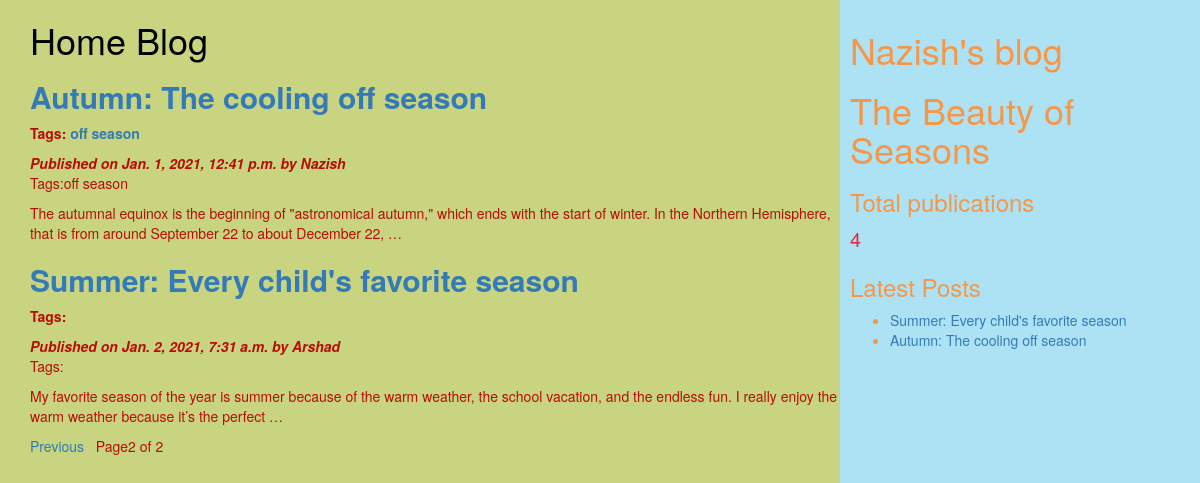
Screenshot of /?page=2 with the database file from the repository.
### myapp/models.py (models this page shows, shortened)
class Post(models.Model):
        tags=TaggableManager()
        STATUS_CHOICE=(('draft','Draft'),('published','Published'))
        title=models.CharField(max_length=200)
        slug=models.SlugField(max_length=50,unique_for_date='publish')
        author=models.ForeignKey(User,related_name='blog_posts',on_delete=models.CASCADE)
        body=models.TextField()
        publish=models.DateTimeField(default=timezone.now)
        created=models.DateTimeField(auto_now_add=True)
        updates=models.DateTimeField(auto_now=True)
        status=models.CharField(max_length=20,choices=STATUS_CHOICE,default='draft')
        objects=CustomManager()#create the object w.r.t the specification of CustomManager class
        class Meta:
            ordering=('publish',)
        def get_absolute_url(self):
            return reverse('post_detail',args=[self.publish.year,self.publish.strftime('%m'),self.publish.strftime('%d'),self.slug])#post_detail is the reverse name which is given in urls.py

### myapp/views.py (the view)
# urls.py: url(r'^$',views.post_list_view),
def post_list_view(request,tag_slug=None):
    post_list=Post.objects.all()#to get all the records
    tag=None
    if tag_slug:
        tag=get_object_or_404(Tag,slug=tag_slug)#provided slug
        post_list=post_list.filter(tags__in=[tag])#list out all the post based on the condition that if the post are in tag object
    paginator=Paginator(post_list,2)
    page_number=request.GET.get('page')
    try:
        post_list=paginator.page(page_number)
    except PageNotAnInteger:
        post_list=paginator.page(1)
    except EmptyPage:
        post_list=paginator.page(paginator.num_pages)
    d={'post_list':post_list,'tag':tag}
    return render(request,'myapp/post_list.html',d)

### myapp/models.py (called while the page is built)
    def get_queryset(self):
        return super().get_queryset().filter(status='published') #calling the method i.e get_queryset() that is present in parent class and that parent class is models.manager

### myapp/templatetags/mytags.py (called while the page is built)
@register.simple_tag#using register variable we are accessing simple_tag
def total_posts():
    return Post.objects.count()#returns totak number of posts

@register.inclusion_tag ('myapp/latest_post.html')
def show_latest_posts(count=2):
    latest_posts=Post.objects.order_by('-publish')[:count]
    return {'latest_posts':latest_posts}

### templates/myapp/post_list.html (shortened to what this page needs)
<html>
    {%extends "myapp/parent.html" %}
        {% block content_block %}
        <h1 style="color:black"> Home Blog</h1>
        {% for post in post_list%}
        <a href="{{post.get_absolute_url}}"><h2><b>{{post.title}}</h2></a>
        <p> Tags:
            {% for t in post.tags.all %}
            <a href="{%url 'post_list_by_tag_name' t.slug %}">{{t.name}}</a>
            {% endfor %}
        </p>
        <i> Published on {{post.publish}} by {{post.author|title}}</i></b>
        <p>Tags:{{post.tags.all|join:','}}</p>
        {{post.body|truncatewords:30|linebreaks}}
        {% endfor %}
        {% include 'myapp/pagination.html' with page=post_list%}
        {% endblock %}

### templates/myapp/latest_post.html
<html>
    <ul>
    {% for post in latest_posts %}
    <li>
        <a href="{post.get_absolute_url}">{{post.title}}</a>
    </li>
    {% endfor %}
    </ul>
</html>

### rows the page displays
Post: title "Autumn: The cooling off season", publish "Jan. 1, 2021, 12:41 p.m.", author "Nazish", tags.all "off season", body "The autumnal equinox is the beginning of \"astronomical autumn,\" which ends with the start of winter. In the Northern Hemisphere, that is from around September 22 to about December 22, …"
Tag: name "off season"
Post: title "Summer: Every child's favorite season", publish "Jan. 2, 2021, 7:31 a.m.", author "Arshad", body "My favorite season of the year is summer because of the warm weather, the school vacation, and the endless fun. I really enjoy the warm weather because it’s the perfect …"

### other values shown
{{ page.number }} "2"
{{ page.paginator.num_pages }} "2"
